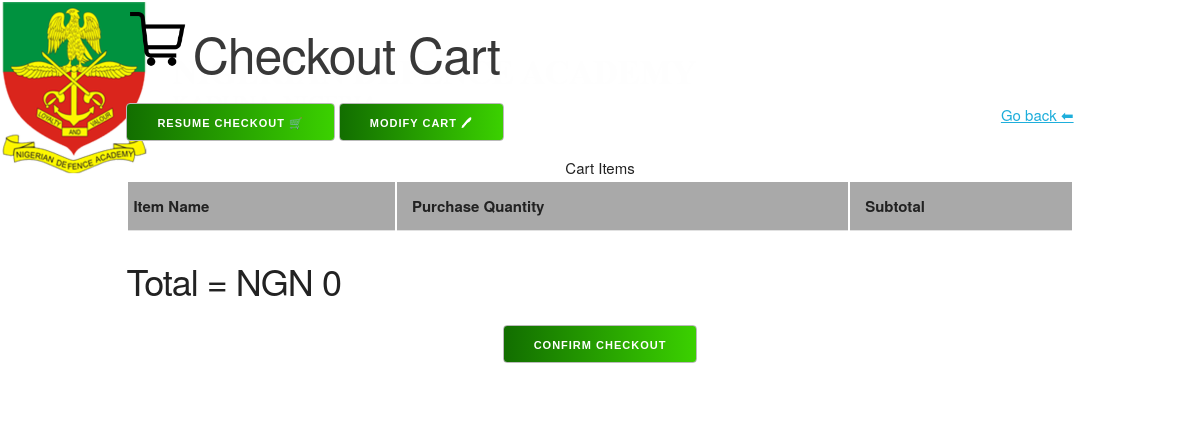
The page /cart on the database as committed earlier.
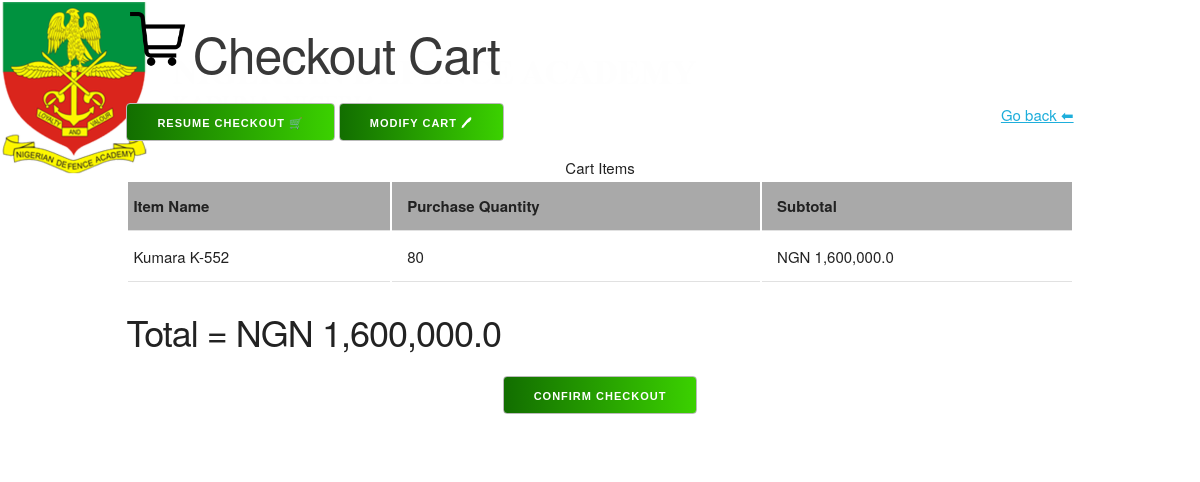
The same page on the database as committed later.
### store/models.py (models this page shows, shortened)
class CartRow(db.Model):
    __tablename__ = 'cart'
    """The cart row model is a table with a few columns. Stores the ID and name of the product, the purchase quantity and the sub total price. These will then be used in the `Checkout` button to fetch the items and apply the changes in stock and whatever else."""
    id = db.Column(db.Integer, primary_key = True)
    name = db.Column(db.String(32))
    purchase_quantity = db.Column(db.Integer)
    sub_total = db.Column(db.Float)

### store/main/views.py (the view, shortened to what this page needs)
@main.route('/cart', methods=['GET', 'POST'])
def cart():
    cart_rows = CartRow.query.all()
    cart_total = sum([row.sub_total for row in cart_rows])
    return render_template('main/cart.html', cart_rows = cart_rows, cart_total = cart_total)

### store/templates/main/cart.html (shortened to what this page needs)
{% extends "base.html" %}
{% block body %}
<div class="container">
    <h1><img src="{{ url_for('static', filename='img/shopping-cart.png') }}" alt="cart-icon" class="img-icon">Checkout Cart</h1>
    <input type="button" value="Resume Checkout 🛒" class="res-switch active" onclick="modifyCart()">
    <input type="button" value="Modify Cart 🖊" class="mod-switch active" onclick="modifyCart()">
    <a style="float: right;" href="{{ url_for('.index') }}">Go back ⬅</a>
    <div class="main-cart">
        <form method="POST">
            <table class="u-full-width">
                <caption>Cart Items</caption>
                <thead>
                    <tr>
                        <th>Item Name</th>
                        <th>Purchase Quantity</th>
                        <th>Subtotal</th>
                    </tr>
                </thead>
                <tbody>
                    {% for row in cart_rows %}
                        <tr>
                            <td>{{ row.name }}</td>
                            <td>{{ row.purchase_quantity }}</td>
                            <td>NGN {{ '{:,}'.format(row.sub_total) }}</td>
                        </tr>
                    {% endfor %}
                </tbody>
            </table>
            <h3>Total = NGN {{ '{:,}'.format(cart_total) }}</h3>
            <div class="center-button">
                <input type="submit" class="confirm active" value="confirm checkout">
            </div>
        </form>
    </div>
</div>
{% endblock %}

Rows that differ between the two databases and show on the page:
added CartRow: name "Kumara K-552", purchase_quantity "80", sub_total "1,600,000.0"
Other text that changed with them:
{{ '{:,}'.format(cart_total) }}: "0" → "1,600,000.0"
